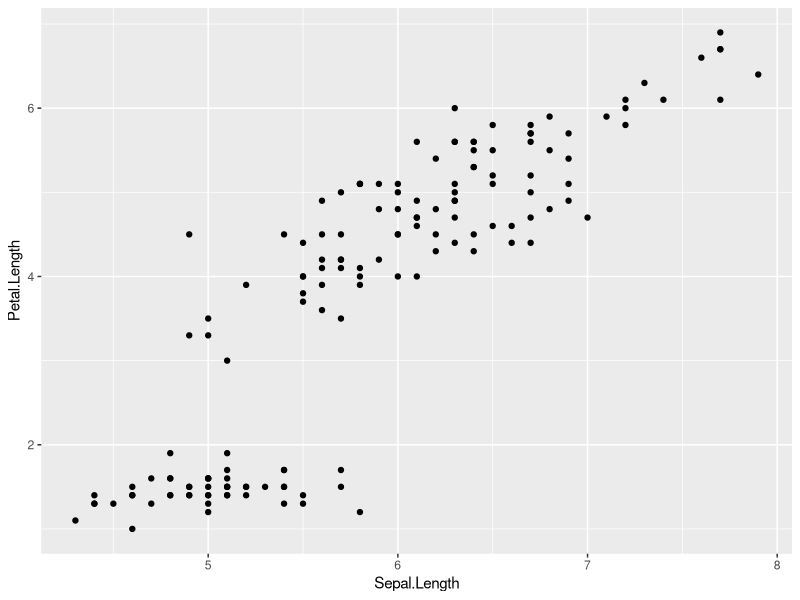
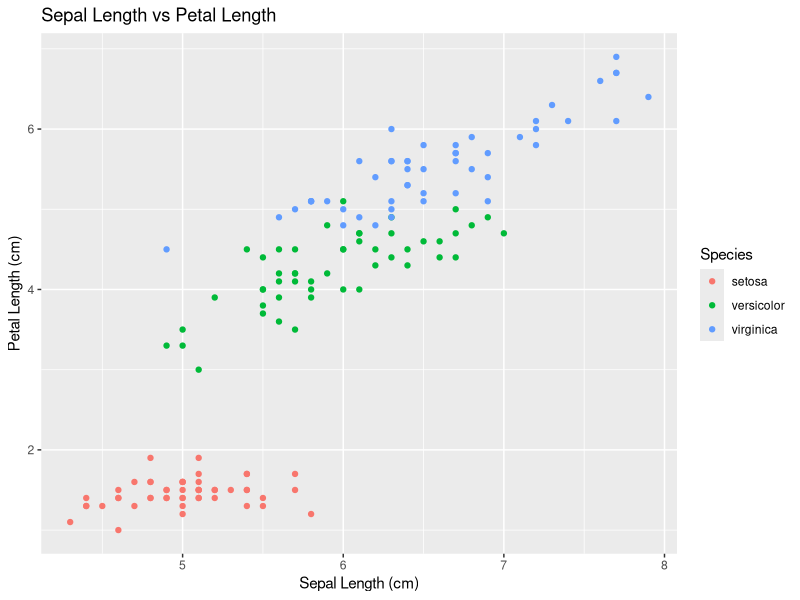
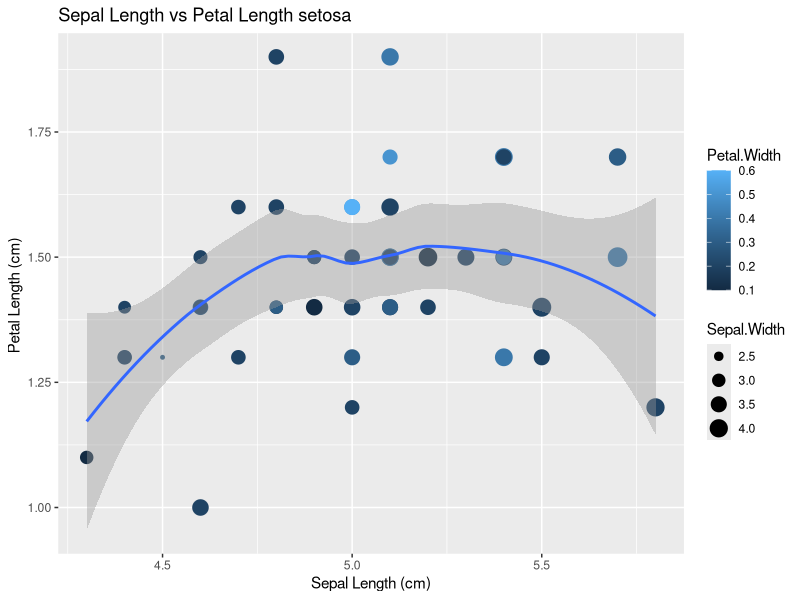
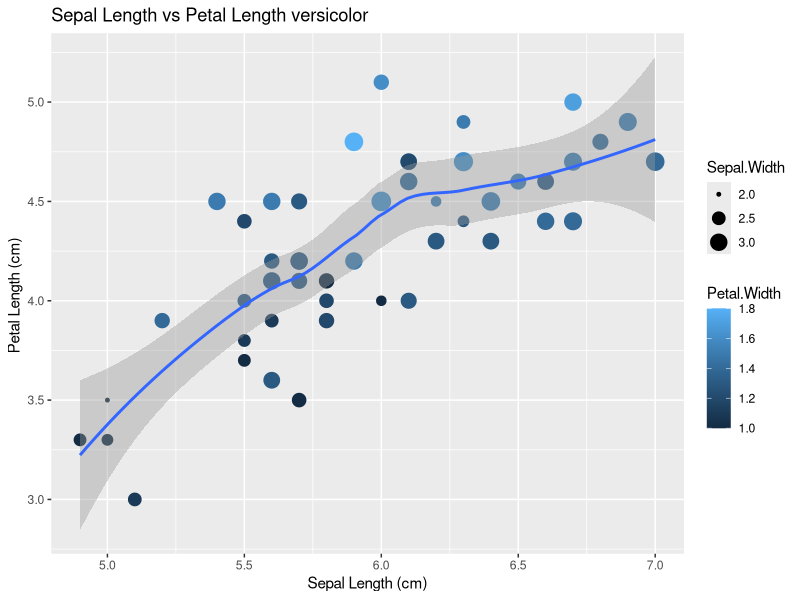
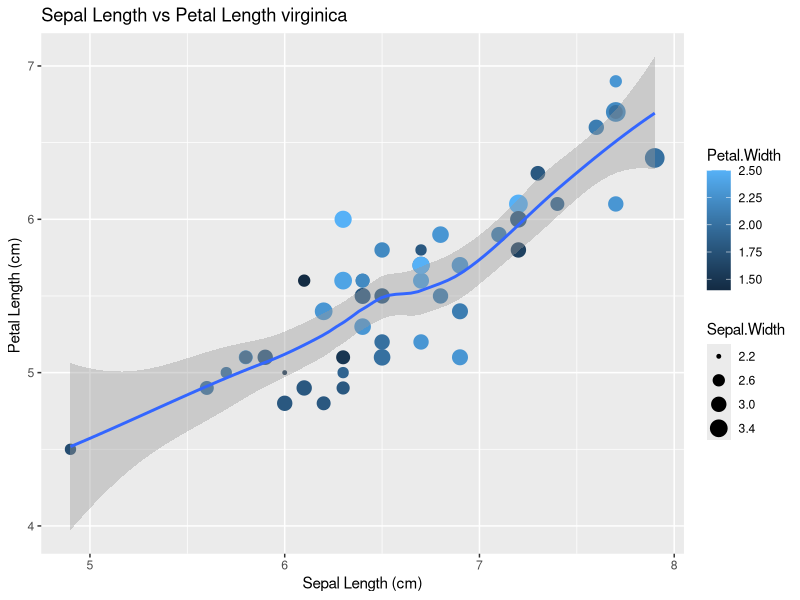

Recreate these plots in R, in order.
## ---- chunk 1
knitr::opts_chunk$set(echo = TRUE, eval = TRUE)
## ---- chunk 2
library(ggplot2)
library(dplyr)

## ---- chunk 3
flowers <- iris
head(flowers)
## ---- chunk 4
nrow(flowers)
## ---- chunk 5
flowers %>%
  filter(Species == "setosa") 
## ---- chunk 6
flowers %>%
  mutate(
    PetalSize = ifelse(Petal.Length >= 5, "Large", "Small")
  )
## ---- chunk 7
flowers %>%
  group_by(Species) %>%
  summarise(
    MeanSepalLength = mean(Sepal.Length, na.rm = TRUE)
  )
## ---- chunk 8
flowers %>%
  select(Species, Sepal.Length, Petal.Length) %>%
  arrange(Petal.Length)
## ---- chunk 9
ggplot(flowers, aes(x = Sepal.Length, y = Petal.Length)) +
  geom_point()
## ---- chunk 10
ggplot(flowers, aes(x = Sepal.Length, y = Petal.Length, colour = Species)) +
  geom_point() +
  labs(
    title = "Sepal Length vs Petal Length",
    x = "Sepal Length (cm)",
    y = "Petal Length (cm)"
  )
## ---- chunk 11
#' 
#' @param species_name 
#' @return a ggplot 
#' 
#' 
#' 
plot_species <- function(species_name) { 
  flowers %>% 
  filter(Species == species_name) %>% 
  ggplot( aes(x = Sepal.Length, y = Petal.Length)) + 
  geom_point(aes(colour = Petal.Width, size = Sepal.Width)) +
    geom_smooth() +
    labs(
      title = paste("Sepal Length vs Petal Length", species_name),  
      x = "Sepal Length (cm)",
      y = "Petal Length (cm) "
    )
}
  
# Test your function
print(plot_species("setosa"))
print(plot_species("versicolor"))
print(plot_species("virginica"))
